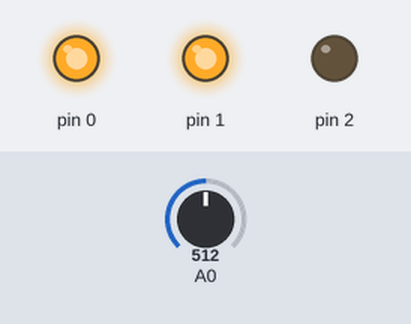
Recording of a sketch running on a simulated Arduino Uno, built with avr-gcc and run on an emulated ATmega328P. Parts: output pins drawn as LEDs (lit = HIGH). Inputs (shaded band) come from the test bench; at power-on: A0 = 512.

Above: at 1.2 s.
1.3 s: A0 set to 576
2.8 s: A0 set to 594
At 3.6 s:
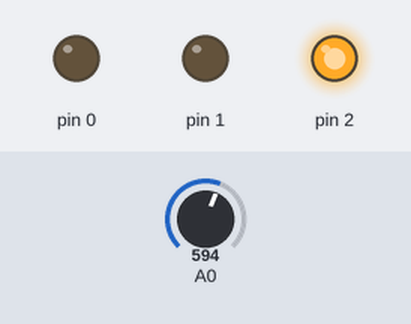
4.3 s: A0 set to 306
At 4.7 s:
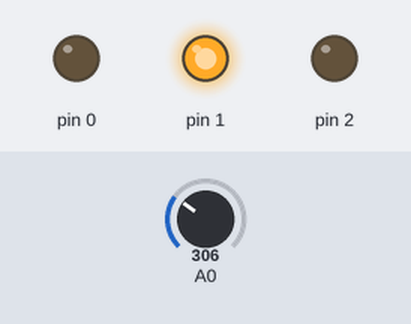
5.8 s: A0 set to 279
At 7.0 s:
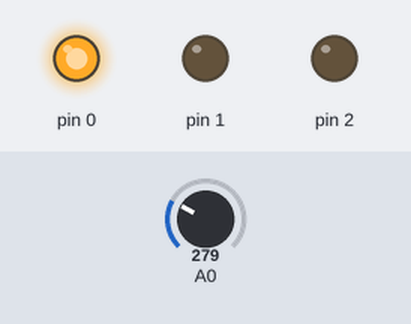
7.3 s: A0 set to 155
8.8 s: A0 set to 131
At 9.3 s:
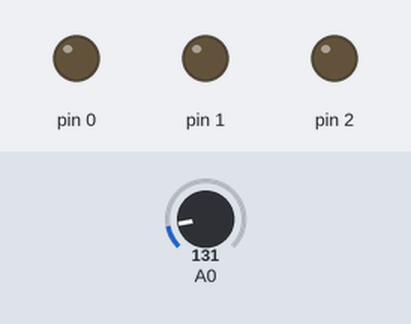
Timing chart, 0 to 11.3 s (numbered marks = the images above; inputs shaded):
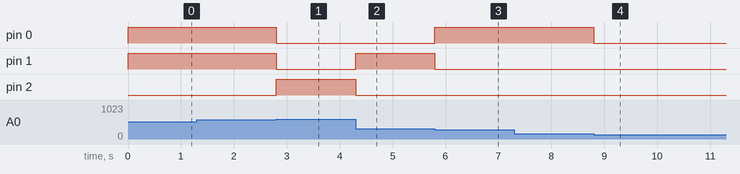

Measured:
- the behaviour switches between 584 and 585 on A0 (found by bisection; images 0 and 1)
- the behaviour switches between 293 and 292 on A0 (found by bisection; images 2 and 3)
- the behaviour switches between 147 and 146 on A0 (found by bisection; images 3 and 4)
- after the input at 1.3 s, every drawn part: stays the same
- after the input at 2.8 s, pin 0, pin 1: HIGH → LOW at once; pin 2: LOW → HIGH at once
- after the input at 4.3 s, pin 1: LOW → HIGH at once; pin 2: HIGH → LOW at once
- after the input at 5.8 s, pin 0: LOW → HIGH at once; pin 1: HIGH → LOW at once
- after the input at 7.3 s, every drawn part: stays the same
- after the input at 8.8 s, pin 0: HIGH → LOW at once

The sketch:

CONVERSORANALODIG3BITS.ino
```cpp
//Autor:Dario Jorge Iglesias
boolean C,B,A,Q,Z,W;
int pote;
void setup()
{//Configuración I/O
 pinMode(2,OUTPUT);
 pinMode(1,OUTPUT);
 pinMode(0,OUTPUT);}
void loop(){//Lazo infinito
 pote=analogRead(A0);
 pote=map(pote,0,1023,0,7);
 C=boolean((pote&0x04)/4);
 B=boolean((pote&0x02)/2);
 A=boolean((pote&0x01)/1);
 W=C;digitalWrite(2,W);
 Q=B;digitalWrite(1,Q);
 Z=A;digitalWrite(0,Z);}
```
